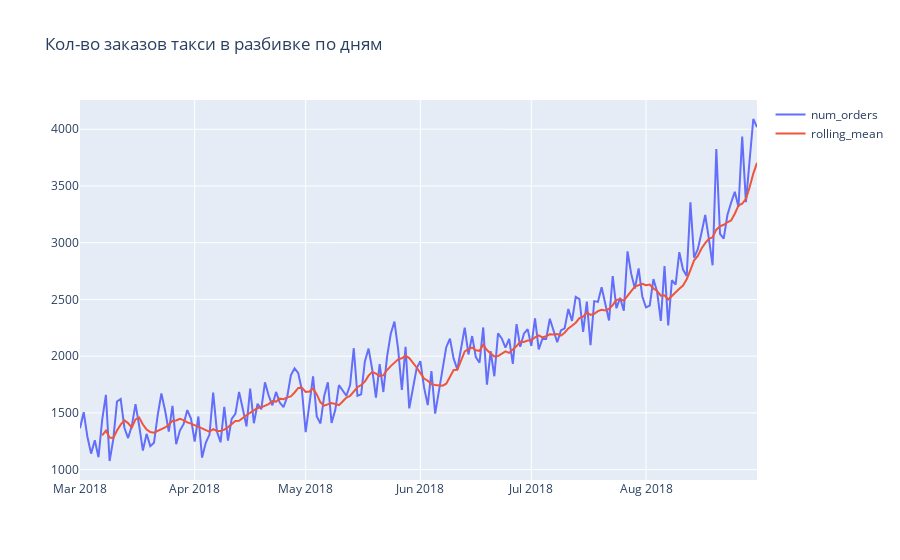

Source (notebook cell):
### Code cell
df_2d = df_1d.copy()
df_2d['rolling_mean'] = df_2d.rolling(7).mean()
plotly_df(df_2d, title = "Кол-во заказов такси в разбивке по дням")

### Figure 1 — Plotly figure (JSON) as saved in the notebook; plotly's stock layout.template omitted (floating-point values rounded to 4 significant figures; data arrays with more than 128 entries replaced by an {"elided": "..."} marker saying what was removed)
{"data": [{"mode": "lines", "name": "num_orders", "type": "scatter", "x": {"elided": "184 str values"}, "y": {"elided": "184 int values"}}, {"mode": "lines", "name": "rolling_mean", "type": "scatter", "x": {"elided": "184 str values"}, "y": {"elided": "184 float values"}}], "layout": {"title": {"text": "Кол-во заказов такси в разбивке по дням"}}}
